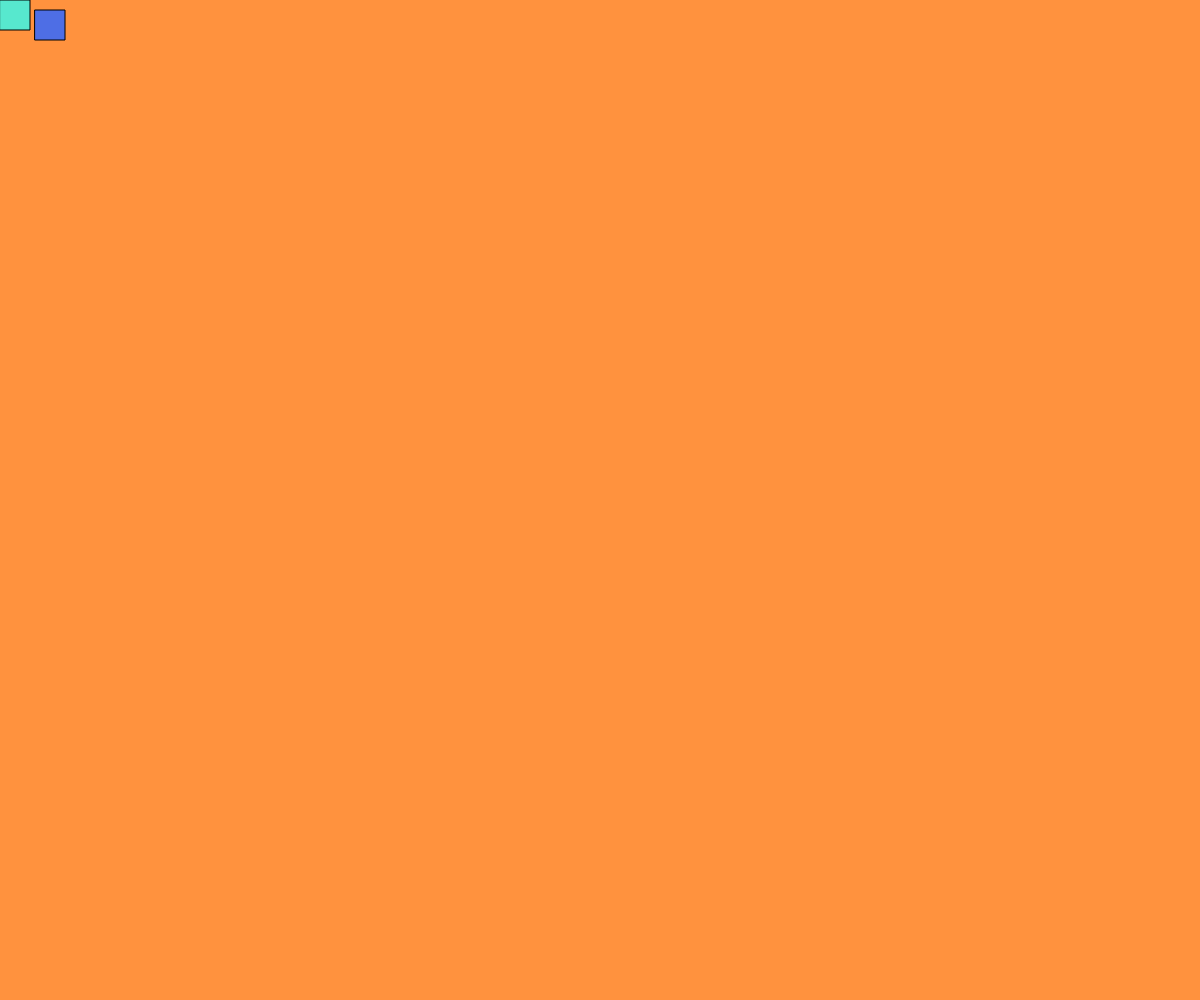
Frame 1 (no input)
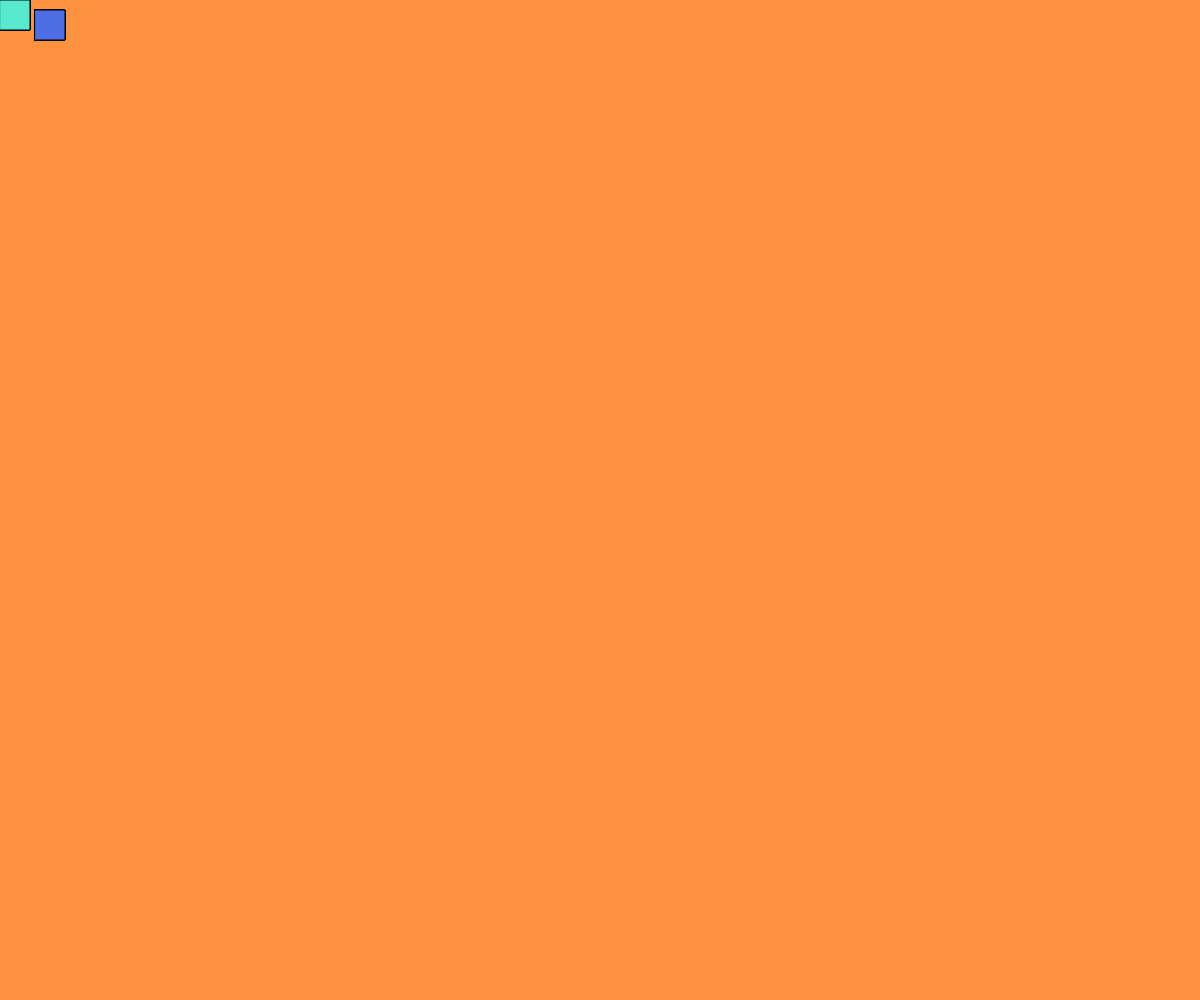
Frame 60 (no input)
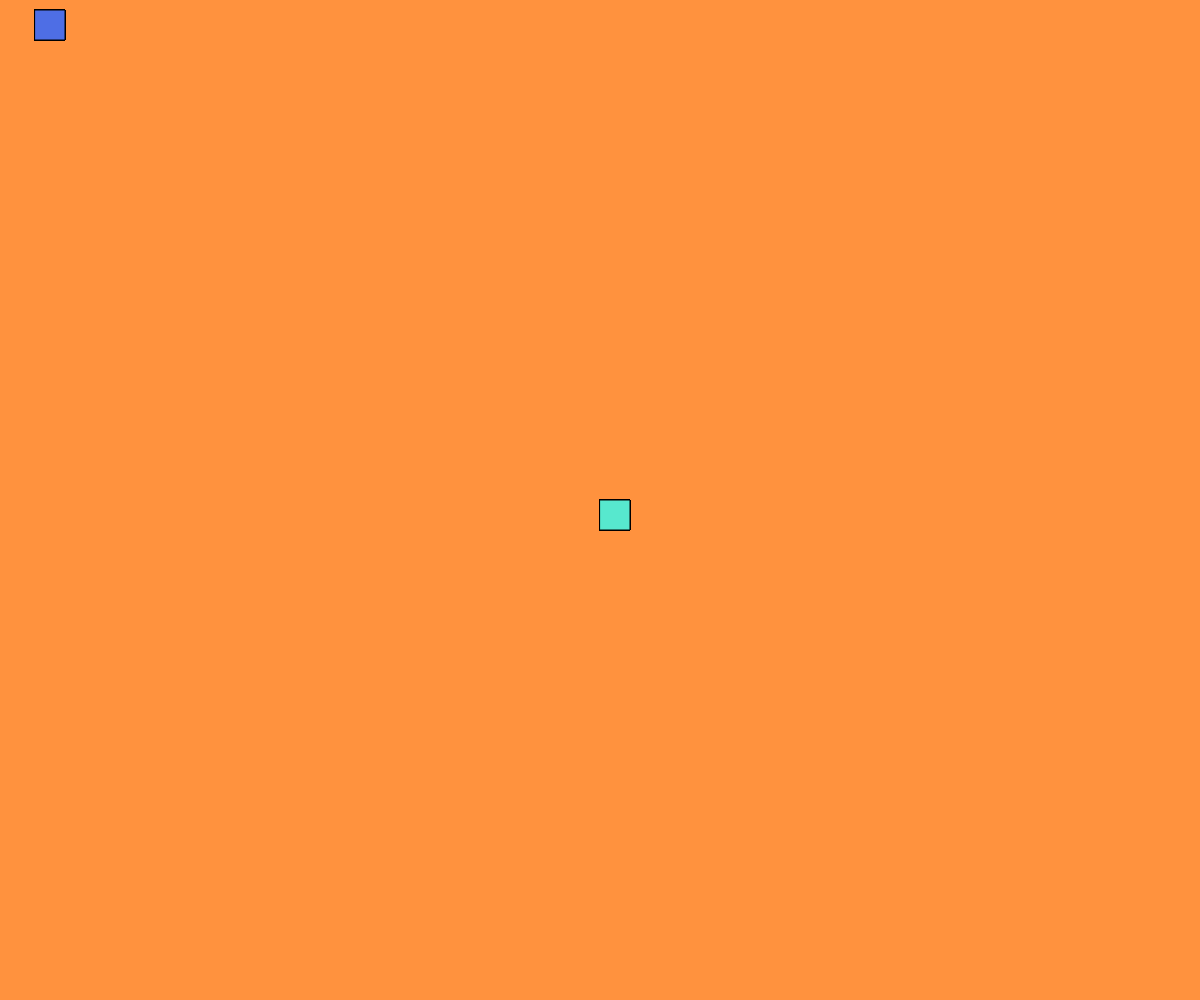
Frame 120 (the mouse pressed at the canvas centre since frame 60)

The p5.js sketch that drew these frames (run headless with seeded random() and noise() and a simulated clock; from frame 60 on, the mouse is pressed at the canvas centre):

// p5.js sketch
// ── sketch.js
function setup() {
  createCanvas(windowWidth, windowHeight);
  background(255, 146, 62);

}

function draw() {
  push(); //saves matrix coords
    translate(mouseX, mouseY); // new ones
    fill(87, 232, 206);
    rect(0, 0, 30, 30); //teal
  pop(); // restore old matrix coords
  
  translate(35, 10);
  fill(78, 110, 229);
  rect(0, 0, 30, 30); //blue
  
  

}

function mousePressed() {
  background(255, 146, 62);
}
